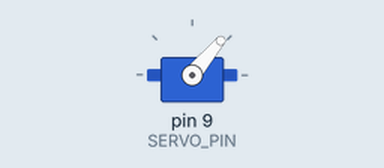
Bench run of a sketch on a simulated Arduino Uno, built with avr-gcc and run on an emulated ATmega328P. On the bench: servo.

Above: at 0.05 s.
At 1.5 s:
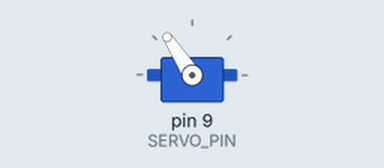
At 3.0 s:
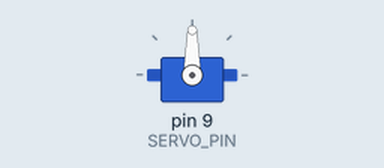
Timing chart, 0 to 6.9 s (numbered marks = the images above):
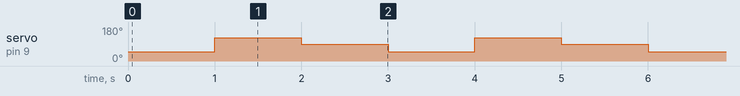

The sketch:

steering.ino
```cpp
#include <Servo.h>
Servo head;
#define SERVO_PIN 9
#define FRONT 90

int RIGHT=FRONT+33;
int LEFT=FRONT-40;

void setup() {

}

void loop() {
  // put your setup code here, to run once:
  head.attach(SERVO_PIN);
  head.write(LEFT);
  delay(1000);
  head.write(RIGHT);
  delay(1000);
  head.write(FRONT);
  delay(1000);
}
```

Measured:
- by itself, servo on pin 9 (SERVO_PIN): repeats every 3.0 s: 90° 1.0 s, 50° 1.0 s, 123° 1.0 s
